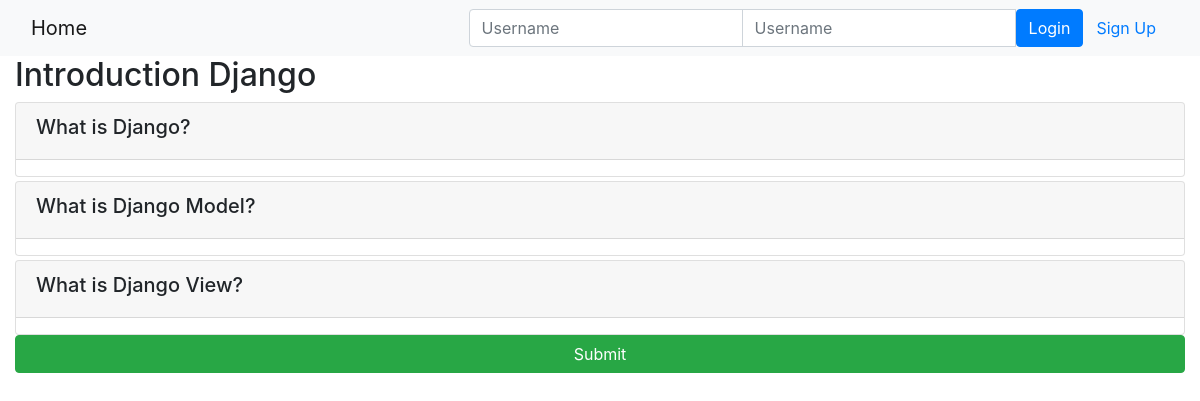
Page /onlinecourse/1/ on the committed database.
### onlinecourse/models.py (models this page shows, shortened)
class Course(models.Model):
    name = models.CharField(null=False, max_length=30, default='online course')
    image = models.ImageField(upload_to='course_images/')
    description = models.CharField(max_length=1000)
    pub_date = models.DateField(null=True)
    instructors = models.ManyToManyField(Instructor)
    users = models.ManyToManyField(settings.AUTH_USER_MODEL, through='Enrollment')
    total_enrollment = models.IntegerField(default=0)
    is_enrolled = False

class Question(models.Model):
    lesson = models.ForeignKey(Course, on_delete=models.CASCADE)
    question_text = models.TextField()
    grade = models.IntegerField(default=0)

### onlinecourse/views.py (the view)
# urls.py: path('<int:pk>/', views.CourseDetailView.as_view(), name='course_details'),
class CourseDetailView(generic.DetailView):
    model = Course
    template_name = 'onlinecourse/course_detail_bootstrap.html'

### onlinecourse/templates/onlinecourse/course_detail_bootstrap.html (shortened to what this page needs)
<!DOCTYPE html>
<html lang="en">
<head>
     {% load static %}
    <link rel="stylesheet" href="https://maxcdn.bootstrapcdn.com/bootstrap/4.5.2/css/bootstrap.min.css">
</head>
<body>
    <nav class="navbar navbar-light bg-light">
        <div class="container-fluid">
            <div class="navbar-header">
                  <a class="navbar-brand" href="{% url 'onlinecourse:index' %}">Home</a>
            </div>
            <ul class="nav navbar-nav navbar-right">
                {% if user.is_authenticated %}
                <li>
                    <a class="btn btn-link" href="#">{{ user.first_name }}({{ user.username }})</a>
                    <a class="btn btn-link" href="{% url 'onlinecourse:logout' %}">Logout</a>
                </li>
                {% else %}
                <li>
                    <form class="form-inline" action="{% url 'onlinecourse:login' %}" method="post">
                        <div class="input-group">
                            <input type="text" class="form-control" placeholder="Username" name="username" >
                            <input type="password" class="form-control" placeholder="Username" name="psw" >
                            <button class="btn btn-primary" type="submit">Login</button>
                            <a class="btn btn-link" href="{% url 'onlinecourse:registration' %}">Sign Up</a>
                        </div>
                    </form>
                </li>
                {% endif %}
            </ul>
        </div>
    </nav>
    <div class="container-fluid">
            <h2>{{ course.name }}</h2>
            <form id="questionform" action="point to a submit view" method="post">
                    {% for question in course.question_set.all %}
                        <div class="card mt-1">
                            <div class="card-header"><h5>{{ question.question_text}}</h5></div>
                        </div>
                    {% endfor %}
                    <input class="btn btn-success btn-block" type="submit" value="Submit">
            </form>
    </div>
</body>
</html>

### rows in the picture
Course: name "Introduction Django"
Question: question_text "What is Django?"
Question: question_text "What is Django Model?"
Question: question_text "What is Django View?"
